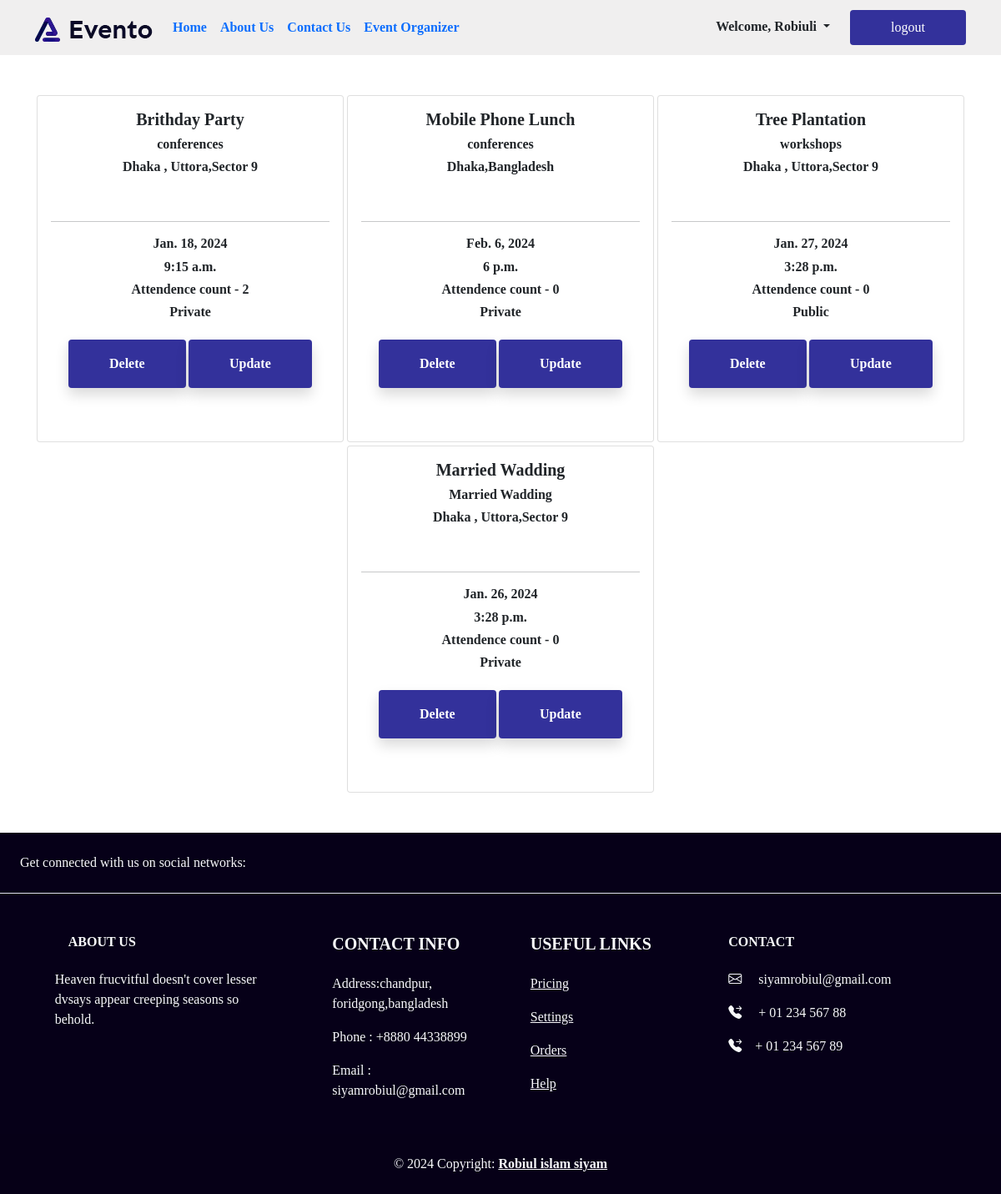
Page /event/staff_user/ (signed in) on the earlier database version.
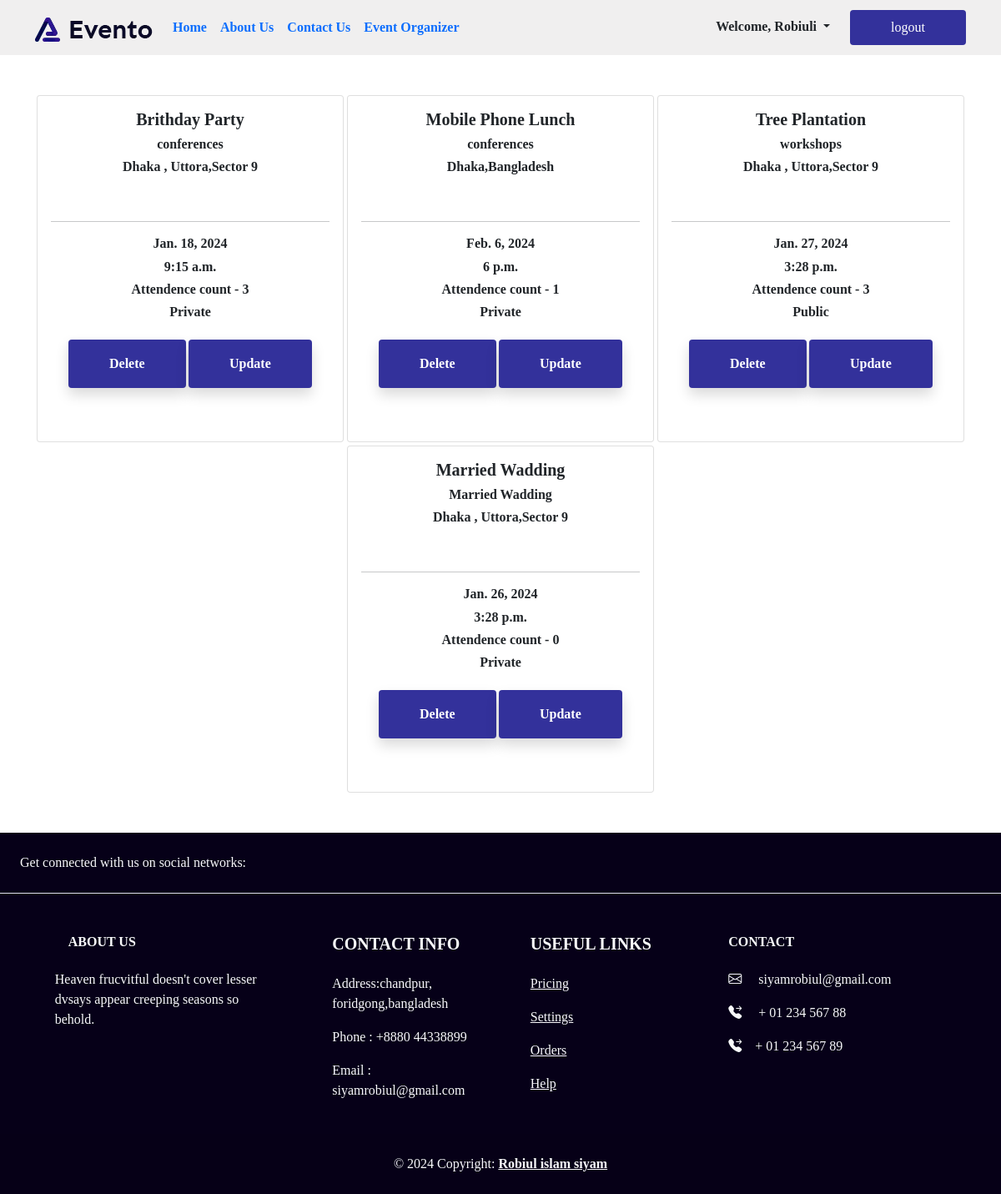
Same page on the later database version.
### Event_creation/models.py (models this page shows)
class Event_creation_model(models.Model):
    event_category = models.ForeignKey(
        Event_category, blank=True, null=True, on_delete=models.CASCADE, default=None
    )
    user = models.ForeignKey(User, blank=True,on_delete=models.CASCADE,null=True)
    count = models.IntegerField(default=0)
    event_name = models.CharField(max_length=250)
    date = models.DateField()
    time = models.TimeField()
    location = models.CharField(max_length=50)
    description = models.TextField()
    event_type = models.CharField(
        max_length=50, choices=EVENT_TYPE_CHOICES, default="Pablic"
    )
    def __str__(self):
        return self.event_name

### EventCategory/models.py (models this page shows)
class Event_category(models.Model):
    event_category_tags = models.CharField(max_length=50)
    def __str__(self):
        return self.event_category_tags

### Event_creation/views.py (the view)
# urls.py: path("staff_user/", views.staff_userView.as_view(),name='staff'),
class staff_userView(ListView,LoginRequiredMixin):
    template_name = 'staff.html'
    model = Event_creation_model
    context_object_name = 'events'
    def get_queryset(self):
        user = self.request.user
        if user.is_authenticated and user.is_staff:
            queryset = Event_creation_model.objects.filter(user=user)
            print(queryset)
            return queryset

### Event_creation/templates/staff.html (shortened to what this page needs)
{% extends 'base.html'%}
{% block content %}
<div class=" container mt-5  mb-5 d-flex gap-1 justify-content-center aling-items-center flex-wrap">
  {% for i in events %}
  <div class="card  hvr-back-pulse card-line " style="width: 23rem ; height: 26rem;">
    <a href="{% url 'details' i.id%}" class="text-decoration-none text-dark">
      <div class="card-body ">
        <h5 class="card-title fw-bold"> {{i.event_name}}</h5>
        <h6 class="card-title  fw-bold">{{i.event_category}}</h6>
        <h6 class="card-title text-gray fw-bold">{{i.location}}</h6>
        <br>
        <hr class="border-5 border-light">
        <h6 class="card-title fw-bold">{{i.date}}</h6>
        <h6 class="card-title fw-bold"> {{i.time}}</h6>
        <h6 class="card-title fw-bold">Attendence count - {{i.count}}
        </h6>
        <h6 class="card-title fw-bold">{{i.event_type}}</h6>
        <a href="{% url 'delete' i.id%}  " class="hvr-sweep-to-bottom  sm-btn px-5 py-3 all-button fw-bold btn shadow  mt-3">Delete</a>
        <a href="{% url 'update' pk=i.id %}  " class="hvr-sweep-to-bottom  sm-btn px-5 py-3 all-button fw-bold btn shadow  mt-3">Update</a>
    </a>
  </div>
</div>
{% endfor %}
{% endblock%}

Differences in the rows shown:
changed Event_creation_model "Brithday Party": count "2" → "3"
changed Event_creation_model "Mobile Phone Lunch": count "0" → "1"
changed Event_creation_model "Tree Plantation": count "0" → "3"
